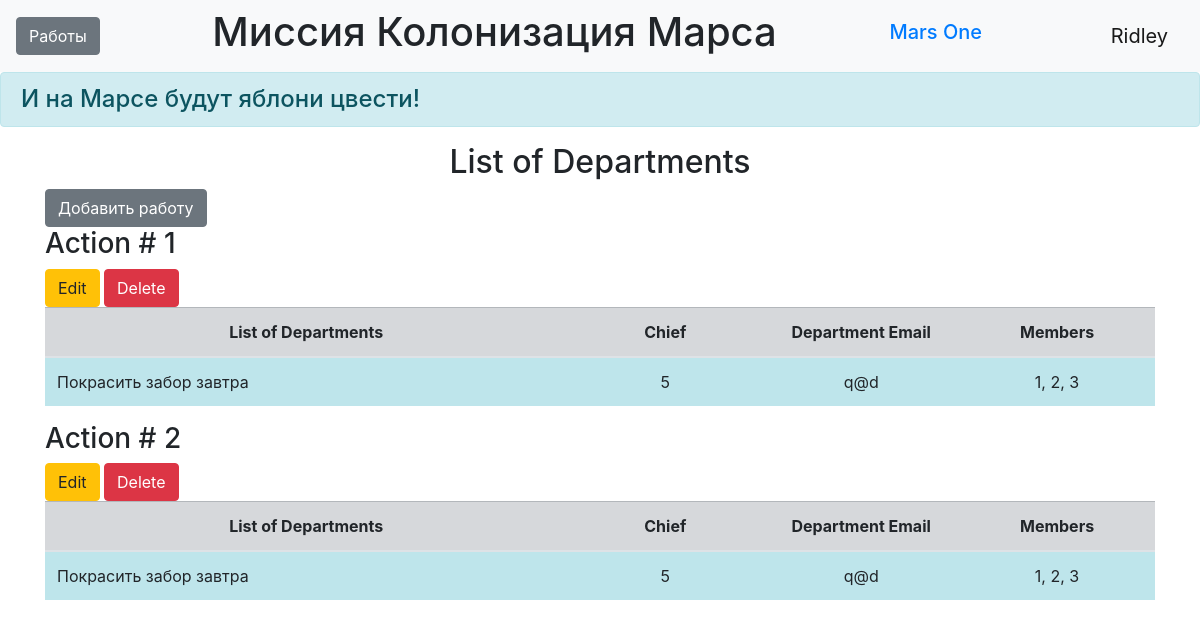
/depart (signed in), run on the app's committed database.
### data/users.py (models this page shows, shortened)
class User(SqlAlchemyBase, UserMixin):
    __tablename__ = 'users'
    id = sqlalchemy.Column(sqlalchemy.Integer,
                           primary_key=True, autoincrement=True)
    surname = sqlalchemy.Column(sqlalchemy.String, nullable=True)
    name = sqlalchemy.Column(sqlalchemy.String, nullable=True)
    age = sqlalchemy.Column(sqlalchemy.Integer, nullable=True)
    position = sqlalchemy.Column(sqlalchemy.String, nullable=True)
    speciality = sqlalchemy.Column(sqlalchemy.String, nullable=True)
    address = sqlalchemy.Column(sqlalchemy.String, nullable=True)
    email = sqlalchemy.Column(sqlalchemy.String,
                              index=True, unique=True, nullable=True)
    hashed_password = sqlalchemy.Column(sqlalchemy.String, nullable=True)
    modified_date = sqlalchemy.Column(sqlalchemy.DateTime,
                                      default=datetime.datetime.now)
    jobs = orm.relationship('Jobs', back_populates='user')

### data/department.py (models this page shows)
class Depart(SqlAlchemyBase):
    __tablename__ = 'departments'
    id = sqlalchemy.Column(sqlalchemy.Integer,
                           primary_key=True, autoincrement=True)
    team_leader = sqlalchemy.Column(sqlalchemy.Integer,
                                    sqlalchemy.ForeignKey("users.id"))
    title = sqlalchemy.Column(sqlalchemy.String, nullable=True)
    chief = sqlalchemy.Column(sqlalchemy.String, nullable=True)
    members = sqlalchemy.Column(sqlalchemy.String, nullable=True)
    email = sqlalchemy.Column(sqlalchemy.String, default=True)
    start_date = sqlalchemy.Column(sqlalchemy.DateTime,
                                   default=datetime.datetime.now)
    end_date = sqlalchemy.Column(sqlalchemy.DateTime,
                                 default=datetime.datetime.now)
    user = orm.relationship('User')

### main.py (the view)
@app.route('/depart')
def depart():
    db_sess = db_session.create_session()
    jobs = db_sess.query(Depart).all()
    return render_template('deportaments.html', jobs=jobs)

### data/db_session.py (called while the page is built)
def create_session() -> Session:
    global __factory
    return __factory()

### main.py (called while the page is built)
@login_manager.user_loader
def load_user(user_id):
    db_sess = db_session.create_session()
    return db_sess.query(User).get(user_id)

### templates/deportaments.html
{% extends "base.html" %}
{% block content %}
<h2>List of Departments</h2>
{% if current_user.is_authenticated %}
    <a href="add_jobs" class="btn btn-secondary">Добавить работу</a>
{% endif %}
{% for item in jobs %}
<h3>Action # {{item.id}}</h3>
<table class="table">
  <thead>
    <tr class="table-secondary cell-1">
      <th scope="col" width="40%">List of Departments</th>
      <th scope="col" width="15%">Chief</th>
      <th scope="col" width="15%">Department Email</th>
      <th scope="col" width="15%">Members</th>
    </tr>
  </thead>
  <tbody>
    <tr>
      <td scope="row" class="table-info">{{item.title}}</td>
      <td class="table-info" align="center">{{item.chief}}</td>
      <td class="table-info" align="center">{{item.email}}</td>
      <td class="table-info" align="center">{{item.members}}</td>
    </tr>
  <tr>
  {% if current_user.is_authenticated and (current_user == item.user  or current_user.id == 1) %}
    <div>
        <a href="/work_edit/{{ item.id }}" class="btn btn-warning">
            Edit
        </a>
        <a href="/works_delete/{{ item.id }}" class="btn btn-danger">
            Delete
        </a>
    </div>
    {% endif %}
  </tr>
</table>
{% endfor %}
{% endblock %}

### templates/base.html (shortened to what this page needs)
<!doctype html>
<html lang="en">
<head>
    <link rel="stylesheet"
          href="https://stackpath.bootstrapcdn.com/bootstrap/4.4.1/css/bootstrap.min.css"
>
    <link rel="stylesheet" type="text/css" href="../static/css/style.css" />
</head>
<body>
<header>
    <nav class="navbar navbar-light bg-light">
        {% if current_user.is_authenticated %}
        <a href="jobs" class="btn btn-secondary">Работы</a>
    {% endif %}
        <h1 class="muted-text">Миссия Колонизация Марса</h1>
        <h1 class="navbar-brand"><a href="#">Mars One</a></h1>
        {% if current_user.is_authenticated %}
    <a class="navbar-brand" href="/logout">{{ current_user.name }}</a>
{% else %}
    <p>
        <a class="btn btn-primary " href="/register">Зарегистрироваться</a>
        <a class="btn btn-success" href="/login">Войти</a>
    </p>
{% endif %}
    </nav>
    <h4 class="alert alert-info">И на Марсе будут яблони цвести!</h4>
</header>
<main role="main" class="container">
    {% block content %}{% endblock %}
</main>
</body>
</html>

### static/css/style.css (style rules this page uses)
th, center-text { text-align: center; vertical-align: middle; }
h2 { text-align: center; }
.cell-1 { vertical-align: middle; }

### data on the page
User: name "Ridley"
Depart: id "1", title "Покрасить забор завтра", chief "5", email "q@d", members "1, 2, 3"
Depart: id "2", title "Покрасить забор завтра", chief "5", email "q@d", members "1, 2, 3"
